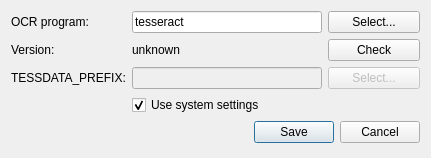
<?xml version="1.0" encoding="UTF-8"?>
<ui version="4.0">
 <class>SettingsDialog</class>
 <widget class="QDialog" name="SettingsDialog">
  <property name="geometry">
   <rect>
    <x>0</x>
    <y>0</y>
    <width>431</width>
    <height>158</height>
   </rect>
  </property>
  <property name="minimumSize">
   <size>
    <width>431</width>
    <height>158</height>
   </size>
  </property>
  <property name="maximumSize">
   <size>
    <width>431</width>
    <height>158</height>
   </size>
  </property>
  <property name="windowTitle">
   <string>Configuration...</string>
  </property>
  <layout class="QGridLayout" name="gridLayout">
   <item row="0" column="0">
    <widget class="QLabel" name="lbl_prog">
     <property name="text">
      <string>OCR program:</string>
     </property>
    </widget>
   </item>
   <item row="0" column="1" colspan="2">
    <widget class="QLineEdit" name="ln_prog">
     <property name="inputMask">
      <string notr="true"/>
     </property>
     <property name="text">
      <string>tesseract</string>
     </property>
    </widget>
   </item>
   <item row="0" column="3">
    <widget class="QPushButton" name="pb_prog">
     <property name="text">
      <string>Select...</string>
     </property>
    </widget>
   </item>
   <item row="2" column="0">
    <widget class="QLabel" name="lbl_ver">
     <property name="text">
      <string>Version:</string>
     </property>
    </widget>
   </item>
   <item row="2" column="1" colspan="2">
    <widget class="QLabel" name="lbl_VERSION">
     <property name="text">
      <string>unknown</string>
     </property>
    </widget>
   </item>
   <item row="4" column="1" colspan="2">
    <widget class="QLineEdit" name="ln_prefix">
     <property name="enabled">
      <bool>false</bool>
     </property>
     <property name="toolTip">
      <string>&lt;p&gt;Put here path to your tessdata directory. E.g. if your tessdata directory is &amp;quot;C:\Program Files\Tesseract-OCR\tessdata&amp;quot; put here &amp;quot;C:\Program Files\Tesseract-OCR\&amp;quot;.&lt;/p&gt;</string>
     </property>
     <property name="text">
      <string/>
     </property>
    </widget>
   </item>
   <item row="6" column="1" colspan="2">
    <widget class="QCheckBox" name="cb_prefix">
     <property name="text">
      <string>Use system settings</string>
     </property>
     <property name="checked">
      <bool>true</bool>
     </property>
    </widget>
   </item>
   <item row="7" column="2" colspan="2">
    <widget class="QDialogButtonBox" name="buttonBox">
     <property name="standardButtons">
      <set>QDialogButtonBox::Cancel|QDialogButtonBox::Save</set>
     </property>
    </widget>
   </item>
   <item row="4" column="0">
    <widget class="QLabel" name="lbl_prefix">
     <property name="text">
      <string notr="true">TESSDATA_PREFIX:</string>
     </property>
    </widget>
   </item>
   <item row="4" column="3">
    <widget class="QPushButton" name="pb_prefix">
     <property name="enabled">
      <bool>false</bool>
     </property>
     <property name="text">
      <string>Select...</string>
     </property>
    </widget>
   </item>
   <item row="2" column="3">
    <widget class="QPushButton" name="pb_check">
     <property name="text">
      <string>Check</string>
     </property>
    </widget>
   </item>
  </layout>
 </widget>
 <resources/>
 <connections/>
</ui>
